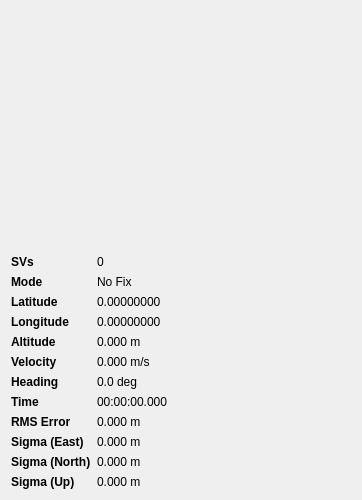
<?xml version="1.0" encoding="UTF-8"?>
<ui version="4.0">
 <class>receiverDetails</class>
 <widget class="QDialog" name="receiverDetails">
  <property name="geometry">
   <rect>
    <x>0</x>
    <y>0</y>
    <width>362</width>
    <height>500</height>
   </rect>
  </property>
  <property name="minimumSize">
   <size>
    <width>350</width>
    <height>500</height>
   </size>
  </property>
  <property name="maximumSize">
   <size>
    <width>10000</width>
    <height>10000</height>
   </size>
  </property>
  <property name="windowTitle">
   <string>Dialog</string>
  </property>
  <layout class="QHBoxLayout" name="horizontalLayout">
   <item>
    <layout class="QVBoxLayout" name="verticalLayout">
     <item>
      <widget class="QCustomPlot" name="snrBars" native="true">
       <property name="minimumSize">
        <size>
         <width>275</width>
         <height>175</height>
        </size>
       </property>
       <property name="maximumSize">
        <size>
         <width>16777215</width>
         <height>16777215</height>
        </size>
       </property>
      </widget>
     </item>
     <item>
      <layout class="QFormLayout" name="formLayout">
       <property name="fieldGrowthPolicy">
        <enum>QFormLayout::FieldsStayAtSizeHint</enum>
       </property>
       <property name="labelAlignment">
        <set>Qt::AlignLeading|Qt::AlignLeft|Qt::AlignVCenter</set>
       </property>
       <property name="formAlignment">
        <set>Qt::AlignBottom|Qt::AlignLeading|Qt::AlignLeft</set>
       </property>
       <item row="0" column="0">
        <widget class="QLabel" name="label">
         <property name="font">
          <font>
           <weight>75</weight>
           <bold>true</bold>
          </font>
         </property>
         <property name="text">
          <string>SVs</string>
         </property>
        </widget>
       </item>
       <item row="0" column="1">
        <widget class="QLabel" name="labelSVs">
         <property name="text">
          <string>0</string>
         </property>
        </widget>
       </item>
       <item row="1" column="0">
        <widget class="QLabel" name="label_3">
         <property name="font">
          <font>
           <weight>75</weight>
           <bold>true</bold>
          </font>
         </property>
         <property name="text">
          <string>Mode</string>
         </property>
        </widget>
       </item>
       <item row="1" column="1">
        <widget class="QLabel" name="labelMode">
         <property name="text">
          <string>No Fix</string>
         </property>
        </widget>
       </item>
       <item row="2" column="0">
        <widget class="QLabel" name="label_21">
         <property name="font">
          <font>
           <weight>75</weight>
           <bold>true</bold>
          </font>
         </property>
         <property name="text">
          <string>Latitude</string>
         </property>
        </widget>
       </item>
       <item row="2" column="1">
        <widget class="QLabel" name="labelLatitude">
         <property name="text">
          <string>0.00000000</string>
         </property>
        </widget>
       </item>
       <item row="3" column="0">
        <widget class="QLabel" name="label_23">
         <property name="font">
          <font>
           <weight>75</weight>
           <bold>true</bold>
          </font>
         </property>
         <property name="text">
          <string>Longitude</string>
         </property>
        </widget>
       </item>
       <item row="3" column="1">
        <widget class="QLabel" name="labelLongitude">
         <property name="text">
          <string>0.00000000</string>
         </property>
        </widget>
       </item>
       <item row="4" column="0">
        <widget class="QLabel" name="label_25">
         <property name="font">
          <font>
           <weight>75</weight>
           <bold>true</bold>
          </font>
         </property>
         <property name="text">
          <string>Altitude</string>
         </property>
        </widget>
       </item>
       <item row="4" column="1">
        <widget class="QLabel" name="labelAltitude">
         <property name="text">
          <string>0.000 m</string>
         </property>
        </widget>
       </item>
       <item row="5" column="0">
        <widget class="QLabel" name="label_19">
         <property name="font">
          <font>
           <weight>75</weight>
           <bold>true</bold>
          </font>
         </property>
         <property name="text">
          <string>Velocity</string>
         </property>
        </widget>
       </item>
       <item row="5" column="1">
        <widget class="QLabel" name="labelVelocity">
         <property name="text">
          <string>0.000 m/s</string>
         </property>
        </widget>
       </item>
       <item row="6" column="0">
        <widget class="QLabel" name="label_2">
         <property name="font">
          <font>
           <weight>75</weight>
           <bold>true</bold>
          </font>
         </property>
         <property name="text">
          <string>Heading</string>
         </property>
        </widget>
       </item>
       <item row="6" column="1">
        <widget class="QLabel" name="labelHeading">
         <property name="text">
          <string>0.0 deg</string>
         </property>
        </widget>
       </item>
       <item row="7" column="0">
        <widget class="QLabel" name="label_27">
         <property name="font">
          <font>
           <weight>75</weight>
           <bold>true</bold>
          </font>
         </property>
         <property name="text">
          <string>Time</string>
         </property>
        </widget>
       </item>
       <item row="7" column="1">
        <widget class="QLabel" name="labelTime">
         <property name="text">
          <string>00:00:00.000</string>
         </property>
        </widget>
       </item>
       <item row="8" column="0">
        <widget class="QLabel" name="label_4">
         <property name="font">
          <font>
           <weight>75</weight>
           <bold>true</bold>
          </font>
         </property>
         <property name="text">
          <string>RMS Error</string>
         </property>
        </widget>
       </item>
       <item row="8" column="1">
        <widget class="QLabel" name="labelRMS">
         <property name="text">
          <string>0.000 m</string>
         </property>
        </widget>
       </item>
       <item row="9" column="0">
        <widget class="QLabel" name="label_7">
         <property name="font">
          <font>
           <weight>75</weight>
           <bold>true</bold>
          </font>
         </property>
         <property name="text">
          <string>Sigma (East)</string>
         </property>
        </widget>
       </item>
       <item row="9" column="1">
        <widget class="QLabel" name="labelSigmaEast">
         <property name="text">
          <string>0.000 m</string>
         </property>
        </widget>
       </item>
       <item row="10" column="0">
        <widget class="QLabel" name="label_9">
         <property name="font">
          <font>
           <weight>75</weight>
           <bold>true</bold>
          </font>
         </property>
         <property name="text">
          <string>Sigma (North)</string>
         </property>
        </widget>
       </item>
       <item row="10" column="1">
        <widget class="QLabel" name="labelSigmaNorth">
         <property name="text">
          <string>0.000 m</string>
         </property>
        </widget>
       </item>
       <item row="11" column="0">
        <widget class="QLabel" name="label_11">
         <property name="font">
          <font>
           <weight>75</weight>
           <bold>true</bold>
          </font>
         </property>
         <property name="text">
          <string>Sigma (Up)</string>
         </property>
        </widget>
       </item>
       <item row="11" column="1">
        <widget class="QLabel" name="labelSigmaUp">
         <property name="text">
          <string>0.000 m</string>
         </property>
        </widget>
       </item>
      </layout>
     </item>
    </layout>
   </item>
  </layout>
 </widget>
 <customwidgets>
  <customwidget>
   <class>QCustomPlot</class>
   <extends>QWidget</extends>
   <header>qcustomplot.h</header>
   <container>1</container>
  </customwidget>
 </customwidgets>
 <resources/>
 <connections/>
</ui>
